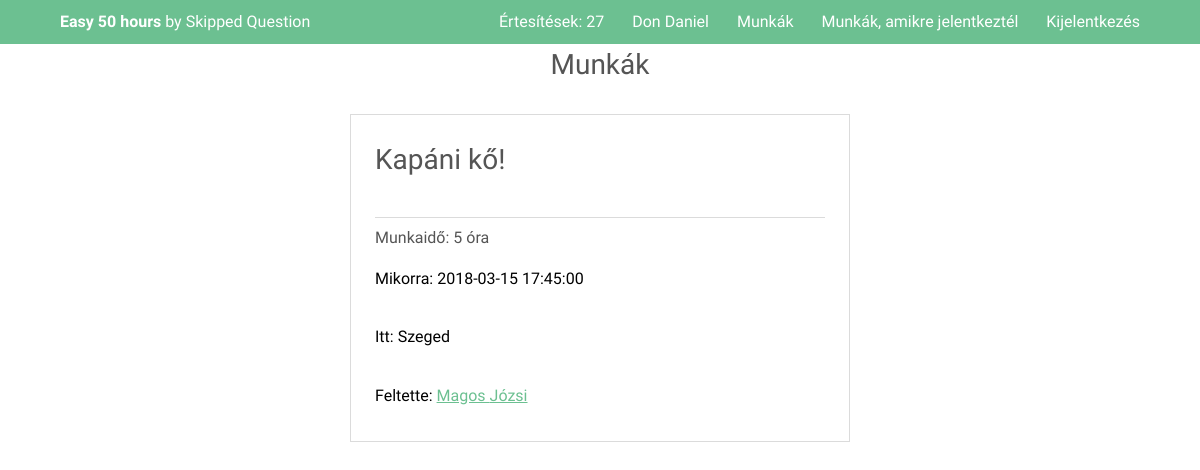
The page /Browse_Jobs.php (signed in) on the database its author committed.
### tables this page shows
CREATE TABLE IF NOT EXISTS `felhasznalok` (
  `id` int(11) NOT NULL AUTO_INCREMENT,
  `keresztnev` varchar(255) NOT NULL,
  `vezeteknev` varchar(255) NOT NULL,
  `email` varchar(255) NOT NULL,
  `jelszo` varchar(255) NOT NULL,
  `email_megerosito` varchar(255) NOT NULL,
  `profil_kep_allapot` int(11) NOT NULL DEFAULT '0',
  `felhasznalo_tipus` tinyint(4) NOT NULL,
  `telefonszam` varchar(50) DEFAULT NULL,
  `facebook_id` varchar(255) DEFAULT NULL,
  `bemutatkozas` text,
  `iskola_id` int(11) DEFAULT NULL,
  `diakigazolvany_szam` varchar(255) DEFAULT NULL,
  `oraszam` int(11) DEFAULT NULL,
  PRIMARY KEY (`id`),
  KEY `iskola_id` (`iskola_id`)
);

CREATE TABLE IF NOT EXISTS `ajanlatok` (
  `id` int(11) NOT NULL AUTO_INCREMENT,
  `munkaado_id` int(11) NOT NULL,
  `felajanlott_oraszam` int(11) NOT NULL,
  `cim` varchar(255) NOT NULL,
  `leiras` text NOT NULL,
  `helyszin` varchar(500) NOT NULL,
  `feltoltve` datetime DEFAULT NULL,
  `munka_idopont` datetime DEFAULT NULL,
  `lejart` tinyint(1) NOT NULL DEFAULT '0',
  `elvegzett` tinyint(1) NOT NULL DEFAULT '0',
  PRIMARY KEY (`id`),
  KEY `munkaado_id` (`munkaado_id`)
);

### Classes/Dbh.php (called while the page is built, shortened)
<?php
class Dbh{
    public function connect(){
        $this->dbServername = "localhost";
        $this->dbUsername = "root";
        $this->password = "";
        $this->dbName = "code4good";
        $this->charset = "utf8mb4";
        try{
        $dsn = 'mysql:host='.$this->dbServername.';dbname='.$this->dbName.';charset='.$this->charset;
        $pdo = new PDO($dsn , $this->dbUsername , $this->password);
        $pdo->setAttribute(PDO::ATTR_ERRMODE, PDO::ERRMODE_EXCEPTION);
        return $pdo;
        }
        catch(PDOException $e){
            echo 'Connection failed: '.$e->getMessage();
        }
    }
}

### Classes/Person.php (called while the page is built, shortened)
<?php
abstract class Person extends Dbh{
    public $id;
    public function setId($id){
        $this->id = $id;
    }
    public function setFirstName($firstName){
        $this->firstName = $firstName;
    }
    public function setLastName($lastName){
        $this->lastName = $lastName;
    }
    public function setUserType($userType){
        $this->userType = $userType;
    }
    public function setAllFromDB(){
        $sqlPerson = $this->connect()->prepare("SELECT * FROM felhasznalok WHERE id = ? ;");
        $sqlPerson->execute([$this->id]);
        $person = $sqlPerson->fetch();
        return $person;
    }
    public static function createPerson($id){
        $pdo = new Dbh;
        $sqlUserType = $pdo->connect()->prepare("SELECT felhasznalo_tipus FROM felhasznalok WHERE id = ? ;");
        $sqlUserType->execute([$id]);
        $userType = $sqlUserType->fetch();
        if($userType['felhasznalo_tipus'] === '0'){
            $student = new Student;
            $student->setId($id);
            return $student;
        }
        else if($userType['felhasznalo_tipus'] === '1'){
            $employer = new Employer;
            $employer->setId($id);
            return $employer;
        }
    }
}

### Classes/Student.php (called while the page is built, shortened)
<?php
class Student extends Person{
    public function setAllFromDB(){
        $person = parent::setAllFromDB();
    }
}

### Classes/BrowseJobs.php (called while the page is built)
<?php
class BrowseJobs extends Dbh{
    public function getALlPostIds($condition){
        $allPostIds = array();
        $sqlAllPostIds = $this->connect()->query('SELECT id FROM ajanlatok '.$condition.';');
        if($sqlAllPostIds->rowCount()){
            while($row = $sqlAllPostIds->fetch()) {
                array_push($allPostIds , $row['id']);
            }
            return $allPostIds;
        }
        else{
            return 0;
        }
    }
}

### Classes/JobPost.php (called while the page is built, shortened)
<?php
class JobPost extends Dbh{
    public $id;
    public $ownerId;
    public function setId($id){
        $this->id = $id;
    }
    public function setOwnerId($ownerId){
        $this->ownerId = $ownerId;
    }
    public function setOfferedHours($offeredHours){
        $this->offeredHours = $offeredHours;
    }
    public function setTitle($title){
        $this->title = $title;
    }
    public function setLocation($location){
        $this->location = $location;
    }
    public function setAppointment($appointment){
        $this->appointment = $appointment;
    }
    public function getOwner(){
        $owner = new Employer();
        $owner->setId($this->ownerId);
        return $owner;
    }
    public function setAllFromDB(){
        $sqlPost = $this->connect()->prepare("SELECT * FROM ajanlatok WHERE id =? ;");
        $sqlPost->execute([$this->id]);
    }
}

### Classes/Employer.php (called while the page is built, shortened)
<?php
class Employer extends Person{
    public function setAllFromDB(){
        $person = parent::setAllFromDB();
    }
}

### Browse_Jobs.php (the view)
<?php
include_once 'Header.php';
include_once 'Classes/BrowseJobs.php';
include_once 'Classes/JobPost.php';
$userNotApplied = "";
if(isset($_SESSION['userId'])){
    $userNotApplied = 'AND jelentkezo_id != "'.$_SESSION['userId'].'"';
}
 $condition = 'WHERE id NOT IN ( SELECT ajanlat_id FROM ajanlatokra_jelentkezesek WHERE ( elfogadva = "1" '.$userNotApplied.') UNION ( SELECT id FROM ajanlatok WHERE( lejart = "1" OR elvegzett = "1" ) ) )';
$jobBrowser = new BrowseJobs;
$allPostIds = $jobBrowser->getAllPostIds($condition);
$allPosts = array();
if ($allPostIds === 0){
    echo '<h2>Nincs ajánlat</h2>';
}
else{
foreach ($allPostIds as $postId){
    $jobPost = new JobPost;
    $jobPost->setId($postId);
    $jobPost->setAllFromDB();
    $allPosts[] = $jobPost;
}
?>
<div class="inner 6u 8u$(small) align-center">
    <h3>Munkák</h3>
</div>
<ul class="alt inner 5u 10u$(small)">
<?php
foreach($allPosts as $post){
    $owner = $post->getOwner();
    $owner->setAllFromDB();
    ?>
    <div class="box">
        <a href="Job.php?id=<?= $post->id ?>" style="text-decoration: none; color: BLACK;">
        <li>
          <h3><?= $post->title ?></h3>
        </li>
        <li>
            <h1>Munkaidő: <?= $post->offeredHours ?> óra</h1>
            <p>Mikorra: <?= $post->appointment ?></p>
            <p>Itt: <?= $post->location ?></p>
            <p>Feltette: <a href="Profile.php?id=<?= $owner->id?>"><?= $owner->lastName ?> <?= $owner->firstName ?></a></p>
        </li>
        </a>
    </div>
        <?php
}
    ?>
</ul>
    <?php
}
include 'Footer.php';
?>

### Header.php (shortened to what this page needs)
<?php
include_once 'Classes/Dbh.php';
include_once 'Classes/Person.php';
include_once 'Classes/Employer.php';
include_once 'Classes/Student.php';
$bodyClass = "subpage";
$homePage = 'Welcome.php';
if(isset($_SESSION['userId'])){
    $user = Person::createPerson($_SESSION['userId']);
    $user->setAllFromDB();
    $user->setNotificationIds();
    $numberOfNotificationes = count($user->notificationIds);
}
?>
<!DOCTYPE HTML>
<html>
	<head>
		<link rel="stylesheet" href="assets/css/main.css" />
	</head>
	<body class="<?= $bodyClass; ?>" >
			<header id="header">
				<div class="inner">
					<a href="<?= $homePage ?>" class="logo"><strong>Easy 50 hours</strong> by Skipped Question</a>
                        <nav id="nav">
                            <?php
                                if(!isset($user)){
                            ?>
                                <a href="Login.php">Bejelnetkezés</a>
                                <a href="Diak_Registration.php">Diák vagyok</a>
                                <a href="Munkaado_Registration.php">Munkaadó vagyok</a>
                            <?php
                                }
                                else if(isset($user)){
                            ?>
                                    <a href="Notificationes.php">Értesítések: <?= $numberOfNotificationes?></a>
                                    <a href="Profile.php?id=<?= $user->id ?>"><?= $user->lastName ?> <?= $user->firstName ?></a>
                                    <?php
                                        if($user->userType === '1'){
                                    ?>
                                    <a href="Munkaado_My_Jobs.php">Ajánlataim</a>
                                    <?php
                                        }
                                        else if($user->userType === '0'){
                                    ?>
                                    <a href="Browse_Jobs.php">Munkák</a>
                                    <a href="Welcome.php">Munkák, amikre jelentkeztél</a>
                                    <?php
                                        }
                                    ?>
                                    <a href="Handlers/Logout_Handler.php">Kijelentkezés</a>
                            <?php
                                }
                            ?>
                        </nav>
				</div>
			</header>

### assets/css/main.css (style rules this page uses)
html, body, div, span, applet, object, iframe, h1, h2, h3, h4, h5, h6, p, blockquote, pre, a, abbr, acronym, address, big, cite, code, del, dfn, em, img, ins, kbd, q, s, samp, small, strike, strong, sub, sup, tt, var, b, u, i, center, dl, dt, dd, ol, ul, li, fieldset, form, label, legend, table, caption, tbody, tfoot, thead, tr, th, td, article, aside, canvas, details, embed, figure, figcaption, footer, header, hgroup, menu, nav, output, ruby, section, summary, time, mark, audio, video { margin: 0; padding: 0; border: 0; font-size: 100%; font: inherit; vertical-align: baseline; }
article, aside, details, figcaption, figure, footer, header, hgroup, menu, nav, section { display: block; }
body { line-height: 1; }
ol, ul { list-style: none; }
body { -webkit-text-size-adjust: none; }
*, *:before, *:after { -moz-box-sizing: border-box; -webkit-box-sizing: border-box; box-sizing: border-box; }
.\36 u, .\36 u\24 { width: 50%; clear: none; margin-left: 0; }
.\35 u, .\35 u\24 { width: 41.6666666667%; clear: none; margin-left: 0; }
body { -ms-overflow-style: scrollbar; }
body { background: #fff; }
body, input, select, textarea { color: #9a9a9a; font-family: "Source Sans Pro", Arial, Helvetica, sans-serif; font-size: 14pt; font-weight: 400; line-height: 1.65; }
@media screen and (max-width: 1680px) { body, input, select, textarea { font-size: 12pt; } }
@media screen and (max-width: 1280px) { body, input, select, textarea { font-size: 12pt; } }
a { color: #6cc091; text-decoration: underline; }
strong, b { color: #555; font-weight: 600; }
p { margin: 0 0 2em 0; }
h1, h2, h3, h4, h5, h6 { color: #555; font-weight: 400; line-height: 1.5; margin: 0 0 1em 0; }
h3 { font-size: 1.75em; }
.align-center { text-align: center; }
.inner { max-width: 75em; margin: 0 auto; }
@media screen and (max-width: 1280px) { .inner { max-width: 90%; } }
.box { border: solid 1px #dbdbdb; margin-bottom: 2em; padding: 1.5em; }
.box > :last-child, .box > :last-child > :last-child, .box > :last-child > :last-child > :last-child { margin-bottom: 0; }
ul { list-style: disc; margin: 0 0 2em 0; padding-left: 1em; }
ul li { padding-left: 0.5em; }
ul.alt { list-style: none; padding-left: 0; }
ul.alt li { border-top: solid 1px #dbdbdb; padding: 0.5em 0; }
ul.alt li:first-child { border-top: 0; padding-top: 0; }
.subpage { padding-top: 44px; }
.subpage #header { background: #6cc091; top: 0; height: 44px; line-height: 44px; position: fixed; }
#header { color: #fff; cursor: default; height: 3.25em; left: 0; line-height: 3.25em; position: absolute; text-align: right; top: 2em; width: 100%; z-index: 10001; }
#header .inner { margin: 0 auto; position: relative; }
#header .logo { color: #ffffff; display: inline-block; font-weight: 400; height: inherit; left: 0; line-height: inherit; margin: 0; padding: 0; position: absolute; top: 0; font-size: 1em; }
#header .logo strong { color: #ffffff; font-weight: 600; }
#header a { -moz-transition: color 0.2s ease-in-out; -webkit-transition: color 0.2s ease-in-out; -ms-transition: color 0.2s ease-in-out; transition: color 0.2s ease-in-out; display: inline-block; padding: 0 0.75em; color: inherit; text-decoration: none; font-size: 1em; }
#header a:last-child { padding-right: 0; }
#navPanel a:not(.close) { border-top: solid 1px #8dcca9; color: #daefe3; font-weight: 600; display: block; padding: 0.75em 0; text-decoration: none; font-weight: 400; }
#navPanel a:not(.close):first-child { border: none; }

### rows shown on the page
felhasznalok: vezeteknev "Don", keresztnev "Daniel"
ajanlatok: cim "Kapáni kő!", felajanlott_oraszam "5", munka_idopont "2018-03-15 17:45:00", helyszin "Szeged", munkaado.vezeteknev "Magos", munkaado.keresztnev "Józsi"

### other values the page prints
$numberOfNotificationes "27"
